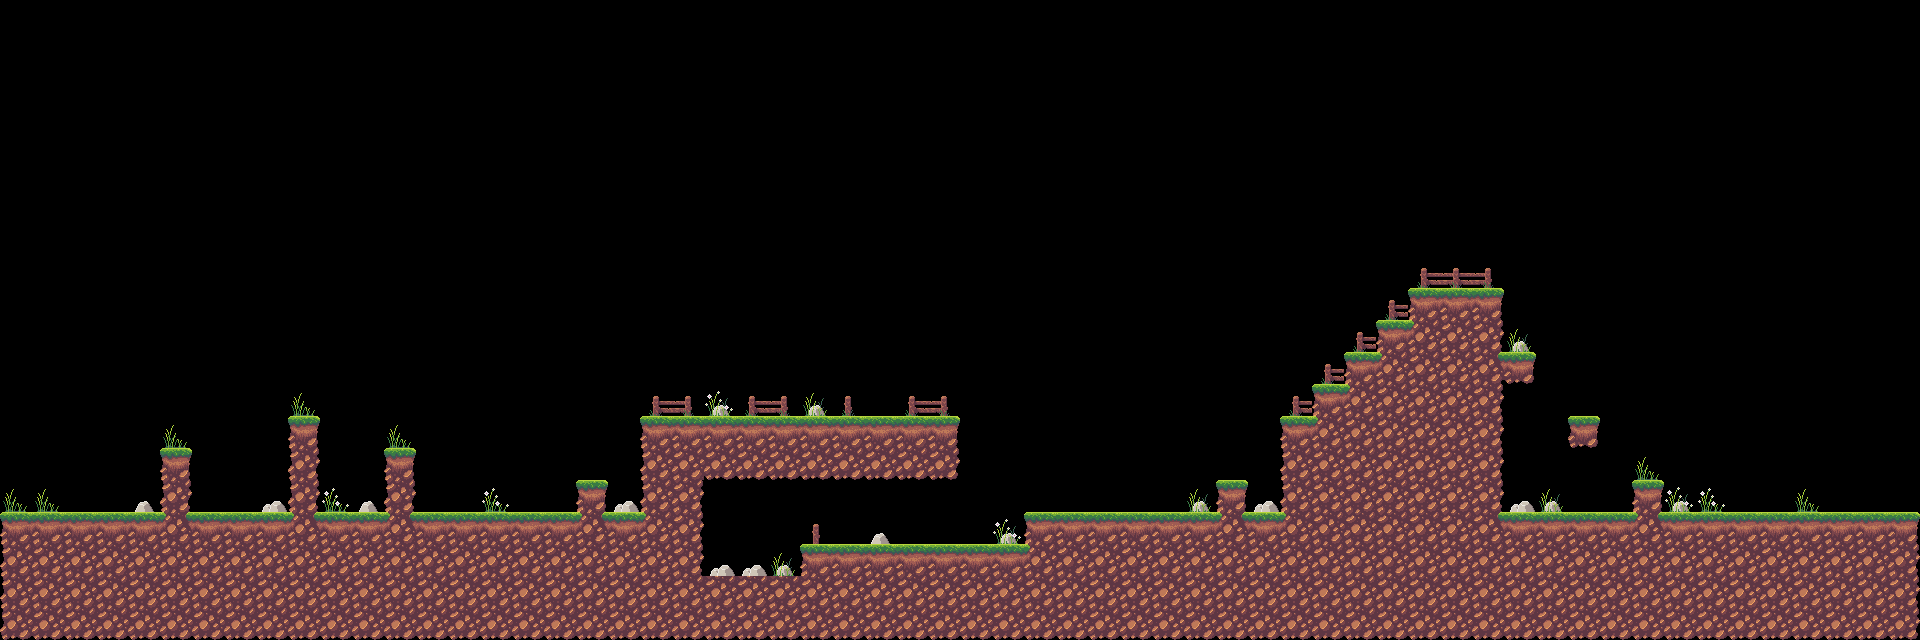

Below is a game level as drawn by its tile map, then a one-line description and the .tmx file that defines it, in full:
An orthogonal 60x20 tile map with 32x32 px tiles, 2 tile layers (Collision, Decoration), 2 tilesets.

<map version="1.4" tiledversion="1.4.1" orientation="orthogonal" renderorder="right-down" width="60" height="20" tilewidth="32" tileheight="32" infinite="0" nextlayerid="3" nextobjectid="1">
 <tileset firstgid="1" name="32x32_Rocky_Grass" tilewidth="32" tileheight="32" tilecount="56" columns="8">
  <image source="32x32_Rocky_Grass.png" width="256" height="224" />
 </tileset>
 <tileset firstgid="57" name="32x32_Decoraciones" tilewidth="32" tileheight="32" tilecount="16" columns="4">
  <image source="32x32_Decoraciones.png" width="128" height="128" />
 </tileset>
 <layer id="1" name="Collision" width="60" height="20">
  <data encoding="csv">
0,0,0,0,0,0,0,0,0,0,0,0,0,0,0,0,0,0,0,0,0,0,0,0,0,0,0,0,0,0,0,0,0,0,0,0,0,0,0,0,0,0,0,0,0,0,0,0,0,0,0,0,0,0,0,0,0,0,0,0,
0,0,0,0,0,0,0,0,0,0,0,0,0,0,0,0,0,0,0,0,0,0,0,0,0,0,0,0,0,0,0,0,0,0,0,0,0,0,0,0,0,0,0,0,0,0,0,0,0,0,0,0,0,0,0,0,0,0,0,0,
0,0,0,0,0,0,0,0,0,0,0,0,0,0,0,0,0,0,0,0,0,0,0,0,0,0,0,0,0,0,0,0,0,0,0,0,0,0,0,0,0,0,0,0,0,0,0,0,0,0,0,0,0,0,0,0,0,0,0,0,
0,0,0,0,0,0,0,0,0,0,0,0,0,0,0,0,0,0,0,0,0,0,0,0,0,0,0,0,0,0,0,0,0,0,0,0,0,0,0,0,0,0,0,0,0,0,0,0,0,0,0,0,0,0,0,0,0,0,0,0,
0,0,0,0,0,0,0,0,0,0,0,0,0,0,0,0,0,0,0,0,0,0,0,0,0,0,0,0,0,0,0,0,0,0,0,0,0,0,0,0,0,0,0,0,0,0,0,0,0,0,0,0,0,0,0,0,0,0,0,0,
0,0,0,0,0,0,0,0,0,0,0,0,0,0,0,0,0,0,0,0,0,0,0,0,0,0,0,0,0,0,0,0,0,0,0,0,0,0,0,0,0,0,0,0,0,0,0,0,0,0,0,0,0,0,0,0,0,0,0,0,
0,0,0,0,0,0,0,0,0,0,0,0,0,0,0,0,0,0,0,0,0,0,0,0,0,0,0,0,0,0,0,0,0,0,0,0,0,0,0,0,0,0,0,0,0,0,0,0,0,0,0,0,0,0,0,0,0,0,0,0,
0,0,0,0,0,0,0,0,0,0,0,0,0,0,0,0,0,0,0,0,0,0,0,0,0,0,0,0,0,0,0,0,0,0,0,0,0,0,0,0,0,0,0,0,0,0,0,0,0,0,0,0,0,0,0,0,0,0,0,0,
0,0,0,0,0,0,0,0,0,0,0,0,0,0,0,0,0,0,0,0,0,0,0,0,0,0,0,0,0,0,0,0,0,0,0,0,0,0,0,0,0,0,0,0,0,0,0,0,0,0,0,0,0,0,0,0,0,0,0,0,
0,0,0,0,0,0,0,0,0,0,0,0,0,0,0,0,0,0,0,0,0,0,0,0,0,0,0,0,0,0,0,0,0,0,0,0,0,0,0,0,0,0,0,0,1,2,3,0,0,0,0,0,0,0,0,0,0,0,0,0,
0,0,0,0,0,0,0,0,0,0,0,0,0,0,0,0,0,0,0,0,0,0,0,0,0,0,0,0,0,0,0,0,0,0,0,0,0,0,0,0,0,0,0,1,43,10,11,0,0,0,0,0,0,0,0,0,0,0,0,0,
0,0,0,0,0,0,0,0,0,0,0,0,0,0,0,0,0,0,0,0,0,0,0,0,0,0,0,0,0,0,0,0,0,0,0,0,0,0,0,0,0,0,1,43,10,10,33,47,0,0,0,0,0,0,0,0,0,0,0,0,
0,0,0,0,0,0,0,0,0,0,0,0,0,0,0,0,0,0,0,0,0,0,0,0,0,0,0,0,0,0,0,0,0,0,0,0,0,0,0,0,0,1,43,10,10,10,11,0,0,0,0,0,0,0,0,0,0,0,0,0,
0,0,0,0,0,0,0,0,0,28,0,0,0,0,0,0,0,0,0,0,1,2,2,2,2,2,2,2,2,3,0,0,0,0,0,0,0,0,0,0,1,43,10,10,10,10,11,0,0,48,0,0,0,0,0,0,0,0,0,0,
0,0,0,0,0,28,0,0,0,36,0,0,28,0,0,0,0,0,0,0,9,10,18,18,18,18,18,18,18,19,0,0,0,0,0,0,0,0,0,0,9,10,10,10,10,10,11,0,0,0,0,0,0,0,0,0,0,0,0,0,
0,0,0,0,0,36,0,0,0,36,0,0,36,0,0,0,0,0,28,0,9,11,0,0,0,0,0,0,0,0,0,0,0,0,0,0,0,0,28,0,9,10,10,10,10,10,11,0,0,0,0,28,0,0,0,0,0,0,0,0,
1,2,2,2,2,42,2,2,2,42,2,2,42,2,2,2,2,2,42,2,43,11,0,0,0,0,0,0,0,0,0,0,1,2,2,2,2,2,42,2,43,10,10,10,10,10,41,2,2,2,2,42,2,2,2,2,2,2,2,3,
9,10,10,10,10,10,10,10,10,10,10,10,10,10,10,10,10,10,10,10,10,11,0,0,0,1,2,2,2,2,2,2,43,10,10,10,10,10,10,10,10,10,10,10,10,10,10,10,10,10,10,10,10,10,10,10,10,10,10,11,
9,10,10,10,10,10,10,10,10,10,10,10,10,10,10,10,10,10,10,10,10,10,2,2,2,10,10,10,10,10,10,10,10,10,10,10,10,10,10,10,10,10,10,10,10,10,10,10,10,10,10,10,10,10,10,10,10,10,10,11,
17,18,18,18,18,18,18,18,18,18,18,18,18,18,18,18,18,18,18,18,18,18,18,18,18,18,18,18,18,18,18,18,18,18,18,18,18,18,18,18,18,18,18,18,18,18,18,18,18,18,18,18,18,18,18,18,18,18,18,19
</data>
 </layer>
 <layer id="2" name="Decoration" width="60" height="20">
  <data encoding="csv">
0,0,0,0,0,0,0,0,0,0,0,0,0,0,0,0,0,0,0,0,0,0,0,0,0,0,0,0,0,0,0,0,0,0,0,0,0,0,0,0,0,0,0,0,0,0,0,0,0,0,0,0,0,0,0,0,0,0,0,0,
0,0,0,0,0,0,0,0,0,0,0,0,0,0,0,0,0,0,0,0,0,0,0,0,0,0,0,0,0,0,0,0,0,0,0,0,0,0,0,0,0,0,0,0,0,0,0,0,0,0,0,0,0,0,0,0,0,0,0,0,
0,0,0,0,0,0,0,0,0,0,0,0,0,0,0,0,0,0,0,0,0,0,0,0,0,0,0,0,0,0,0,0,0,0,0,0,0,0,0,0,0,0,0,0,0,0,0,0,0,0,0,0,0,0,0,0,0,0,0,0,
0,0,0,0,0,0,0,0,0,0,0,0,0,0,0,0,0,0,0,0,0,0,0,0,0,0,0,0,0,0,0,0,0,0,0,0,0,0,0,0,0,0,0,0,0,0,0,0,0,0,0,0,0,0,0,0,0,0,0,0,
0,0,0,0,0,0,0,0,0,0,0,0,0,0,0,0,0,0,0,0,0,0,0,0,0,0,0,0,0,0,0,0,0,0,0,0,0,0,0,0,0,0,0,0,0,0,0,0,0,0,0,0,0,0,0,0,0,0,0,0,
0,0,0,0,0,0,0,0,0,0,0,0,0,0,0,0,0,0,0,0,0,0,0,0,0,0,0,0,0,0,0,0,0,0,0,0,0,0,0,0,0,0,0,0,0,0,0,0,0,0,0,0,0,0,0,0,0,0,0,0,
0,0,0,0,0,0,0,0,0,0,0,0,0,0,0,0,0,0,0,0,0,0,0,0,0,0,0,0,0,0,0,0,0,0,0,0,0,0,0,0,0,0,0,0,0,0,0,0,0,0,0,0,0,0,0,0,0,0,0,0,
0,0,0,0,0,0,0,0,0,0,0,0,0,0,0,0,0,0,0,0,0,0,0,0,0,0,0,0,0,0,0,0,0,0,0,0,0,0,0,0,0,0,0,0,0,0,0,0,0,0,0,0,0,0,0,0,0,0,0,0,
0,0,0,0,0,0,0,0,0,0,0,0,0,0,0,0,0,0,0,0,0,0,0,0,0,0,0,0,0,0,0,0,0,0,0,0,0,0,0,0,0,0,0,0,61,62,63,0,0,0,0,0,0,0,0,0,0,0,0,0,
0,0,0,0,0,0,0,0,0,0,0,0,0,0,0,0,0,0,0,0,0,0,0,0,0,0,0,0,0,0,0,0,0,0,0,0,0,0,0,0,0,0,0,61,0,0,0,0,0,0,0,0,0,0,0,0,0,0,0,0,
0,0,0,0,0,0,0,0,0,0,0,0,0,0,0,0,0,0,0,0,0,0,0,0,0,0,0,0,0,0,0,0,0,0,0,0,0,0,0,0,0,0,61,0,0,0,0,67,0,0,0,0,0,0,0,0,0,0,0,0,
0,0,0,0,0,0,0,0,0,0,0,0,0,0,0,0,0,0,0,0,0,0,0,0,0,0,0,0,0,0,0,0,0,0,0,0,0,0,0,0,0,61,0,0,0,0,0,0,0,0,0,0,0,0,0,0,0,0,0,0,
0,0,0,0,0,0,0,0,0,69,0,0,0,0,0,0,0,0,0,0,61,63,66,61,63,67,64,0,61,63,0,0,0,0,0,0,0,0,0,0,61,0,0,0,0,0,0,0,0,0,0,0,0,0,0,0,0,0,0,0,
0,0,0,0,0,69,0,0,0,0,0,0,69,0,0,0,0,0,0,0,0,0,0,0,0,0,0,0,0,0,0,0,0,0,0,0,0,0,0,0,0,0,0,0,0,0,0,0,0,0,0,0,0,0,0,0,0,0,0,0,
0,0,0,0,0,0,0,0,0,0,0,0,0,0,0,0,0,0,0,0,0,0,0,0,0,0,0,0,0,0,0,0,0,0,0,0,0,0,0,0,0,0,0,0,0,0,0,0,0,0,0,69,0,0,0,0,0,0,0,0,
69,69,0,0,65,0,0,0,68,0,70,65,0,0,0,70,0,0,0,68,0,0,0,0,0,0,0,0,0,0,0,0,0,0,0,0,0,67,0,68,0,0,0,0,0,0,0,68,67,0,0,0,66,70,0,0,69,0,0,0,
0,0,0,0,0,0,0,0,0,0,0,0,0,0,0,0,0,0,0,0,0,0,0,0,0,60,0,65,0,0,0,66,0,0,0,0,0,0,0,0,0,0,0,0,0,0,0,0,0,0,0,0,0,0,0,0,0,0,0,0,
0,0,0,0,0,0,0,0,0,0,0,0,0,0,0,0,0,0,0,0,0,0,68,68,67,0,0,0,0,0,0,0,0,0,0,0,0,0,0,0,0,0,0,0,0,0,0,0,0,0,0,0,0,0,0,0,0,0,0,0,
0,0,0,0,0,0,0,0,0,0,0,0,0,0,0,0,0,0,0,0,0,0,10,10,10,0,0,0,0,0,0,0,0,0,0,0,0,0,0,0,0,0,0,0,0,0,0,0,0,0,0,0,0,0,0,0,0,0,0,0,
0,0,0,0,0,0,0,0,0,0,0,0,0,0,0,0,0,0,0,0,0,0,0,0,0,0,0,0,0,0,0,0,0,0,0,0,0,0,0,0,0,0,0,0,0,0,0,0,0,0,0,0,0,0,0,0,0,0,0,0
</data>
 </layer>
</map>
